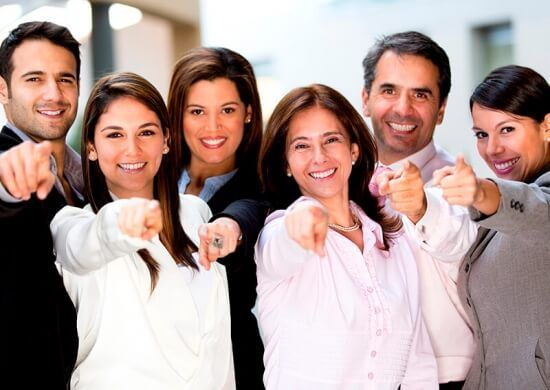
#> input picture Material Complementar/cap_2/foto.jpeg, 550 x 390 px, found by its file name
$ jupyter execute face_detection.ipynb
#> lines starting #> are read from the running program, lines starting #| are printed output that depends on the picture; after the words box and inside, x2 and y2 are one past the last pixel; in counts of white or black regions, pixels touching at a corner belong together
[cell 1]
# -*- coding: utf-8 -*-
#definição das bibliotecas

import cv2  # biblioteca openCV - utilizada para os processos que envolvem o tratamento de imagem
import matplotlib.pyplot as plt   # mostrar a imagem no tamanho desejado

[cell 2]
#Realiza a classificação

# Criação do objeto CascadeClassifier
# É esse classificador que encontra a porção da imagem que corresponde às faces
face_detection = cv2.CascadeClassifier("haarcascade_frontalface_default.xml") #arquivo xml que contém o treinamento do HaaR cascade  https://github.com/opencv/opencv/tree/master/data/haarcascades

# Carregando a imagem
img = cv2.imread("/Users/deborabastos/Documents/4.Bootcamp ML/bootcamp ML code/Material Complementar/cap_2/foto.jpeg")  # pode ser escolhida qualquer imagem para realizar a identicação
#> img is the input picture: shape (390, 550, 3); mean B, G, R 148.3, 152.6, 174.4
# Lendo a imagem em uma escala de cinza
gray_img = cv2.cvtColor(img,cv2.COLOR_BGR2GRAY) #carrega a imagem em escala de cinza para facilitar a classificação
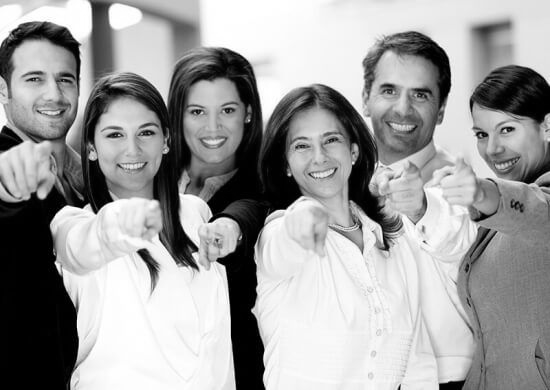
#> gray_img: shape (390, 550); min 0, max 255, mean 158.6

# procurando pelas coordenadas da imagem
faces = face_detection.detectMultiScale(gray_img, scaleFactor = 1.05, minNeighbors=5) #
#> faces = [[461, 107, 66, 66], [176, 84, 74, 74], [279, 114, 77, 77], [418, 138, 74, 74], [360, 60, 85, 85], [87, 102, 85, 85], [10, 48, 81, 81]]

for x,y,w,h in faces:       #identifica as coordenadas da foto e desenha o retângulo
    img = cv2.rectangle(img, (x,y), (x+w,y+h),(0,255,0),3) #desenha o retângulo ao redor da imagem
#> this loop made 7 passes
#> pass 1, `img = cv2.rectangle(img, (x,y), (x+w,y+h),(0,255,0),3)`:
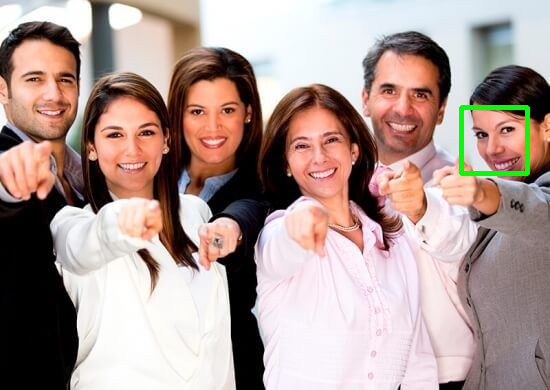
#> img: shape (390, 550, 3); 0.61% of pixels changed, all inside (x1, y1, x2, y2) = (459, 105, 530, 176)
#> pass 3, `img = cv2.rectangle(img, (x,y), (x+w,y+h),(0,255,0),3)`:
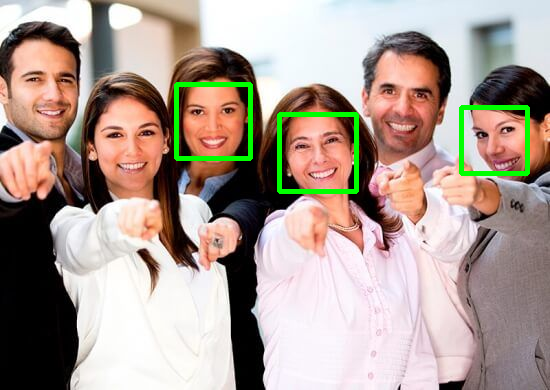
#> img: shape (390, 550, 3); mean B, G, R 147.1, 156.2, 172
#> after the loop:
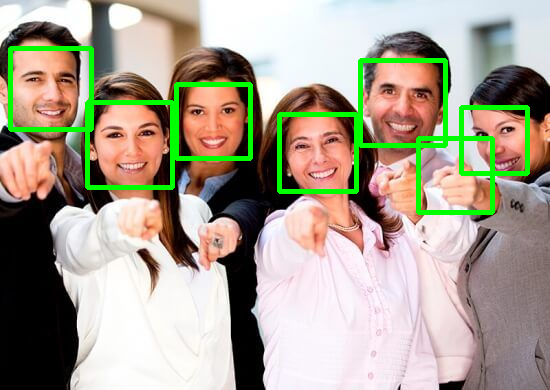
#> img: shape (390, 550, 3); 2.89% of pixels changed, all inside (x1, y1, x2, y2) = (8, 46, 495, 215)

[cell 3]
#---------------------------------------------------------------------------------------------------
# Realiza o plot das imagens
plt.figure(figsize=(20,10)) #define o tamanho da imagem a ser plotada
plt.imshow(img) # mostra a imagem

# cv2.waitKey(0) # espera a entrada de alguma tecla para fechar a imagem criada

# cv2.destroyAllWindows() #fecha a imagem

[cell 4]
#Realiza a classificação

# Criação do objeto CascadeClassifier
# É esse classificador que encontra a porção da imagem que corresponde às faces
face_detection = cv2.CascadeClassifier("haarcascade_frontalface_default.xml") #arquivo xml que contém o treinamento do HaaR cascade  https://github.com/opencv/opencv/tree/master/data/haarcascades
eye_detection = cv2.CascadeClassifier("haarcascade_eye.xml")

# Carregando a imagem
img = cv2.imread("/Users/deborabastos/Documents/4.Bootcamp ML/bootcamp ML code/Material Complementar/cap_2/foto.jpeg")  # pode ser escolhida qualquer imagem para realizar a identicação
# Lendo a imagem em uma escala de cinza
gray_img = cv2.cvtColor(img,cv2.COLOR_BGR2GRAY) #carrega a imagem em escala de cinza para facilitar a classificação

# procurando pelas coordenadas da imagem
faces = face_detection.detectMultiScale(gray_img, scaleFactor = 1.05, minNeighbors=5) #
for x,y,w,h in faces:       #identifica as coordenadas da foto e desenha o retângulo
    img = cv2.rectangle(img, (x,y), (x+w,y+h),(0,255,0),3) #desenha o retângulo ao redor da imagem
    roi_gray = gray_img[y:y+h, x:x+w]
    roi_color = img[y:y+h, x:x+w]
    eyes = eye_detection.detectMultiScale(roi_gray)
    for (ex,ey,ew,eh) in eyes:
      cv2.rectangle(roi_color,(ex,ey),(ex+ew,ey+eh),(255,0,0),3)
#> this loop made 7 passes
#> (x, y, w, h, eyes) on passes 1, 2, 3, 5, 6, 7: (461, 107, 66, 66, [[34, 11, 23, 23], [9, 18, 21, 21]]), (176, 84, 74, 74, [[9, 16, 23, 23], [40, 15, 22, 22]]), (279, 114, 77, 77, [[38, 14, 27, 27], [12, 21, 23, 23]]), (360, 60, 85, 85, [[17, 19, 24, 24], [48, 23, 24, 24]]), (87, 102, 85, 85, [[46, 20, 24, 24], [15, 20, 24, 24]]), (10, 48, 81, 81, [[12, 21, 23, 23]])
#> pass 1, `roi_gray = gray_img[y:y+h, x:x+w]`:
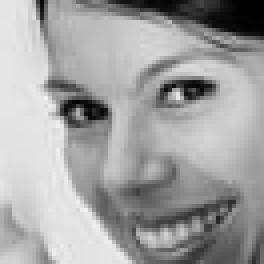
#> roi_gray: shape (66, 66) (shown 4 times larger); min 0, max 241, mean 161.8
#> pass 1, `roi_color = img[y:y+h, x:x+w]`:
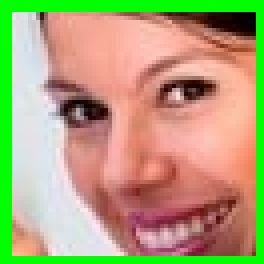
#> roi_color: shape (66, 66, 3) (shown 4 times larger); mean B, G, R 119.8, 164.2, 174.9
#> pass 2, `roi_gray = gray_img[y:y+h, x:x+w]`:
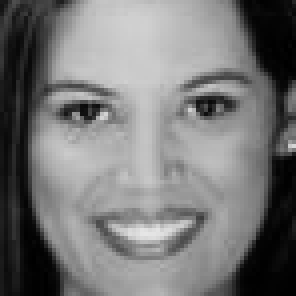
#> roi_gray: shape (74, 74) (shown 4 times larger); min 0, max 230, mean 118.7
#> after the loop:
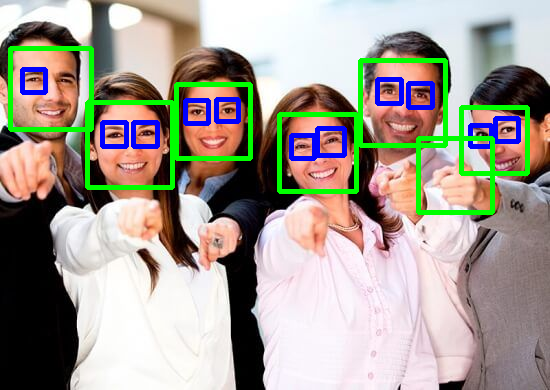
#> img: shape (390, 550, 3); mean B, G, R 147, 156.8, 162.7
#> after the loop:
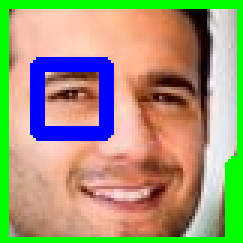
#> roi_color: shape (81, 81, 3) (shown 3 times larger); mean B, G, R 119.5, 154.2, 161.7
#> after the loop:
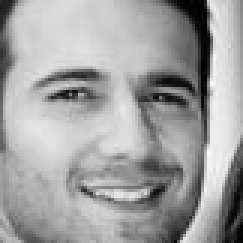
#> roi_gray: shape (81, 81) (shown 3 times larger); min 0, max 248, mean 161.2
